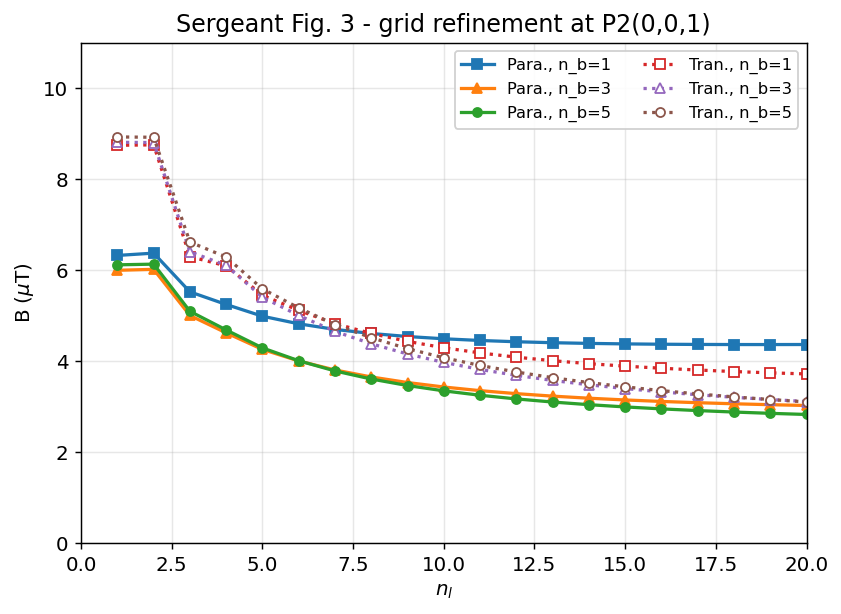

Here is the Python script that generated this plot:
"""Reproduce Sergeant et al. (COMPEL 2008) Fig. 3:
grid-refinement study - B at P2 = (0, 0, 1) versus the number of filaments along
the shield length n_l, for n_b = 1, 3, 5, parallel and transversal.  Welded shield.
"""
import numpy as np
from _common import (standard_cables, build_shield, profile_points,
                     shielded_norm, save, ZM, plt)

cab = standard_cables()
P2 = profile_points(np.array([0.0]), y=0.0, z=ZM)

n_l_values = list(range(1, 21))
n_b_values = [1, 3, 5]

fig, ax = plt.subplots()
markers = {1: "s", 3: "^", 5: "o"}
for cfg, fill in (("parallel", True), ("transversal", False)):
    for nb in n_b_values:
        B = []
        for nl in n_l_values:
            mesh = build_shield(cfg, n_across=nb, n_along=nl, Rc=0.0)
            b, _ = shielded_norm(mesh, cab, P2)
            B.append(b[0])
        mfc = None if fill else "white"
        ax.plot(n_l_values, B, marker=markers[nb], markersize=5, markerfacecolor=mfc,
                ls="-" if fill else ":",
                label=f"{cfg[:4].capitalize()}., n_b={nb}")

ax.set_xlabel("$n_l$")
ax.set_ylabel("B ($\\mu$T)")
ax.set_title("Sergeant Fig. 3 - grid refinement at P2(0,0,1)")
ax.set_xlim(0, 20)
ax.set_ylim(0, 11)
ax.legend(ncol=2)
save(fig, "fig_sergeant_03.png")
